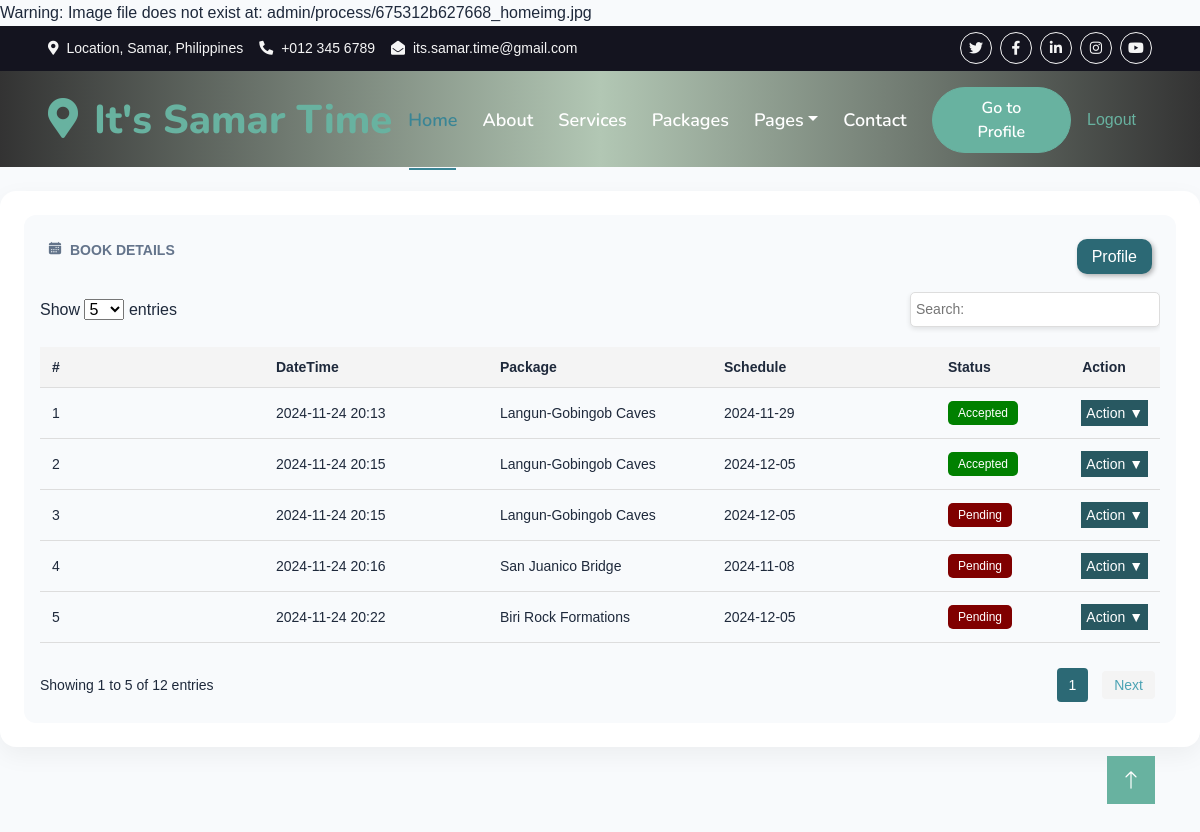
The page /bookmanage.php?id=1 (signed in) on the database its author committed.
### tables this page shows
CREATE TABLE `process` (
  `Processid` int(11) NOT NULL,
  `Homeimg` varchar(255) DEFAULT NULL,
  `weltext1` varchar(500) NOT NULL,
  `weltext2` varchar(500) NOT NULL,
  `subtext1` varchar(255) NOT NULL,
  `subtext2` varchar(255) NOT NULL,
  `subtext3` varchar(255) NOT NULL,
  `subtext4` varchar(255) NOT NULL,
  `subtext5` varchar(255) NOT NULL,
  `subtext6` varchar(255) NOT NULL,
  `ourser1` varchar(255) NOT NULL,
  `ourser2` varchar(255) NOT NULL,
  `ourser3` varchar(255) NOT NULL,
  `ourser4` varchar(255) NOT NULL,
  `popdes1` varchar(255) NOT NULL,
  `popdes2` varchar(255) NOT NULL,
  `popdes3` varchar(255) NOT NULL,
  `popdes4` varchar(255) NOT NULL,
  `Choose` varchar(255) NOT NULL,
  `Pay` varchar(255) NOT NULL,
  `Fly` varchar(255) NOT NULL
);

CREATE TABLE `booking` (
  `Bookid` int(11) NOT NULL,
  `Userid` int(11) DEFAULT NULL,
  `Locationid` int(11) DEFAULT NULL,
  `LocationSpot` varchar(500) NOT NULL,
  `Fullname` varchar(50) NOT NULL,
  `Email` varchar(255) NOT NULL,
  `Destination` varchar(255) NOT NULL,
  `SpecialRequest` varchar(500) NOT NULL,
  `Date` datetime NOT NULL,
  `schedule` varchar(50) NOT NULL,
  `Feedback` varchar(500) NOT NULL,
  `Status` enum('Pending','Accepted','Rejected','Done') DEFAULT 'Pending',
  `created_at` timestamp NOT NULL DEFAULT current_timestamp()
);

### bookmanage.php (the view, shortened to what this page needs)
<?php
include 'css/homeimg.php';
include "connection.php";
$Userid = isset($_GET['id']) ? $_GET['id'] : $_SESSION['AdminId'];
?>
<!DOCTYPE html>
<html lang="en">
<head>
    <link href="https://cdnjs.cloudflare.com/ajax/libs/font-awesome/5.10.0/css/all.min.css" rel="stylesheet">
    <link href="https://cdn.jsdelivr.net/npm/bootstrap-icons@1.4.1/font/bootstrap-icons.css" rel="stylesheet">
    <link href="lib/animate/animate.min.css" rel="stylesheet">
    <link href="lib/owlcarousel/assets/owl.carousel.min.css" rel="stylesheet">
    <link href="lib/tempusdominus/css/tempusdominus-bootstrap-4.min.css" rel="stylesheet" />
    <link href="css/bootstrap.min.css" rel="stylesheet">
    <link href="css/style.css" rel="stylesheet">
    <link href="css/modal.css" rel="stylesheet">
    <link href="css/bookm.css" rel="stylesheet">
    <link rel="stylesheet" href="admin/css/profile.css" />
</head>
<body>
    <div class="container-fluid bg-dark px-5 d-none d-lg-block">
        <div class="row gx-0">
            <div class="col-lg-8 text-center text-lg-start mb-2 mb-lg-0">
                <div class="d-inline-flex align-items-center" style="height: 45px;">
                    <small class="me-3 text-light"><i class="fa fa-map-marker-alt me-2"></i>Location, Samar, Philippines</small>
                    <small class="me-3 text-light"><i class="fa fa-phone-alt me-2"></i>+012 345 6789</small>
                    <small class="text-light"><i class="fa fa-envelope-open me-2"></i>its.samar.time@gmail.com</small>
                </div>
            </div>
            <div class="col-lg-4 text-center text-lg-end">
                <div class="d-inline-flex align-items-center" style="height: 45px;">
                    <a class="btn btn-sm btn-outline-light btn-sm-square rounded-circle me-2" href=""><i class="fab fa-twitter fw-normal"></i></a>
                    <a class="btn btn-sm btn-outline-light btn-sm-square rounded-circle me-2" href=""><i class="fab fa-facebook-f fw-normal"></i></a>
                    <a class="btn btn-sm btn-outline-light btn-sm-square rounded-circle me-2" href=""><i class="fab fa-linkedin-in fw-normal"></i></a>
                    <a class="btn btn-sm btn-outline-light btn-sm-square rounded-circle me-2" href=""><i class="fab fa-instagram fw-normal"></i></a>
                    <a class="btn btn-sm btn-outline-light btn-sm-square rounded-circle" href=""><i class="fab fa-youtube fw-normal"></i></a>
                </div>
            </div>
        </div>
    </div>
    <div class="container-fluid position-relative p-0" style="background: linear-gradient(to right, #333333, #B2C7B4, #333333); backdrop-filter: blur(20px);">
    <nav class="navbar navbar-expand-lg navbar-light px-4 px-lg-5 py-3 py-lg-0">
        <a href="" class="navbar-brand p-0">
            <h1 class="text-primary m-0"><i class="fa fa-map-marker-alt me-3"></i>It's Samar Time</h1>
        </a>
        <div class="collapse navbar-collapse" id="navbarCollapse">
            <div class="navbar-nav ms-auto py-0">
                <a href="index.php" class="nav-item nav-link active">Home</a>
                <a href="about.php" class="nav-item nav-link">About</a>
                <a href="service.php" class="nav-item nav-link">Services</a>
                <a href="package.php" class="nav-item nav-link">Packages</a>
                <div class="nav-item dropdown">
                    <a href="#" class="nav-link dropdown-toggle" data-bs-toggle="dropdown">Pages</a>
                </div>
                <a href="contact.php" class="nav-item nav-link">Contact</a>
            </div>
            <?php if (!isset($_SESSION['Userid'])): ?>
                <button class="modal-btn btn btn-primary rounded-pill py-2 px-4" onclick="openModal()">Sign In</button>
            <?php else: ?>
                <a href="profile.php?id=<?php echo $_SESSION['Userid']; ?>" class="btn btn-primary rounded-pill py-2 px-4">Go to Profile</a>
                <a href="Logout.php" class="nav-item nav-link">Logout</a>
            <?php endif; ?>
        </div>
    </nav>
    <div class="py-5 mb-4"></div>
</div>
<div class="profile-container">
    <div class="contact-info">
        <div class="info-group"><div>
        <div style="display: flex; justify-content: space-between; width: 100%; padding: 8px;">
            <div class="info-label"><ion-icon name="calendar" style="margin-right: 8px;"></ion-icon>Book Details</div>
                    <a href="profile.php?id=<?php echo $_SESSION['Userid']; ?>" style="
                      margin-bottom: 10px;
                      display: inline-block;
                      padding: 5px 15px;
                      background-color: #2C6975;
                      color: #fff;
                      text-decoration: none;
                      border-radius: 10px;
                      box-shadow: 2px 2px 5px rgba(0, 0, 0, 0.3);
                      transition: background-color 0.3s, box-shadow 0.3s;"
                      onmouseover="this.style.backgroundColor='#68B2A0'; this.style.boxShadow='4px 4px 10px rgba(0, 0, 0, 0.5)';"
                      onmouseout="this.style.backgroundColor='#2C6975'; this.style.boxShadow='2px 2px 5px rgba(0, 0, 0, 0.3)';">
                Profile
            </a>
        </div>
        <?php
        $results_per_page = isset($_GET['entries']) ? (int)$_GET['entries'] : 5;
        $current_page = isset($_GET['page']) ? (int)$_GET['page'] : 1;
        $start_from = ($current_page - 1) * $results_per_page;
        $search_query = isset($_GET['search']) ? mysqli_real_escape_string($conn, $_GET['search']) : '';
        $where_clause = "WHERE Userid = '$Userid'";
        $query = "SELECT * FROM booking $where_clause LIMIT $start_from, $results_per_page";
        $resultBooks = mysqli_query($conn, $query);
        $total_query = "SELECT COUNT(*) as count FROM booking $where_clause";
        $total_result = mysqli_query($conn, $total_query);
        $total_row = mysqli_fetch_assoc($total_result);
        $total_records = $total_row['count'];
        $total_pages = ceil($total_records / $results_per_page);
        ?>
    <div class="table-container">
        <div class="table-header">
            <div style="display: flex; justify-content: space-between; align-items: center;">
                <div> Show
                <select class="entries-selector" onchange="changeEntries(this.value)">
                    <option value="5" <?php echo $results_per_page == 5 ? 'selected' : ''; ?>>5</option>
                </select>
                entries
            </div>
        <div>
            <input type="text" class="search-box" placeholder="Search:"
                value="<?php echo htmlspecialchars($search_query); ?>"
                onkeyup="searchTable(this.value)">
        </div>
    </div>
</div>
    <?php if (mysqli_num_rows($resultBooks) > 0): ?>
        <table class="booking-table" id="bookingTable">
            <thead>
                <tr>
                    <th>#</th>
                    <th style="width: 20%;">DateTime</th>
                    <th style="width: 20%;">Package</th>
                    <th style="width: 20%;">Schedule</th>
                    <th style="width: 10%;">Status</th>
                    <th style="width: 10%; text-align: center;">Action</th>
                </tr>
            </thead>
            <tbody>
                <?php
                $counter = $start_from + 1;
                while ($row = mysqli_fetch_assoc($resultBooks)):
                    $status_class = strtolower($row['Status']) == 'done' ? 'status-done' : '';
                ?>
                        <tr id="row-<?php echo $row['Bookid']; ?>">
                            <td><?php echo $counter++; ?></td>
                            <td><?php echo date('Y-m-d H:i', strtotime($row['Date'])); ?></td>
                            <td><?php echo htmlspecialchars($row['Destination']); ?></td>
                            <td><?php echo date('Y-m-d', strtotime($row['schedule'])); ?></td>
                            <?php
                            $status = $row['Status'];
                                switch ($status) {
                                    case 'Pending':
                                        $status_class = 'maroon';
                                        break;
                                    case 'Accepted':
                                        $status_class = 'green';
                                        break;
                                }
                            ?>
                            <td><span class="status-badge <?php echo $status_class; ?>"><?php echo $row['Status']; ?></span></td>
                            <td style="text-align: right;">
                                <div class="action-dropdown">
                                    <button onclick="toggleDropdown(<?php echo $row['Bookid']; ?>)" class="action-btn">Action ▼</button>
                                </div>
                            </td>
                        </tr>
                    <?php endwhile; ?>
                </tbody>
            </table>
            <div class="pagination">
                <div>
                    Showing <?php echo $start_from + 1; ?> to
                    <?php echo min($start_from + $results_per_page, $total_records); ?> of
                    <?php echo $total_records; ?> entries
                </div>
                <div>
                    <button class="action-btn page-number"><?php echo $current_page; ?></button>
                    <?php if ($current_page < $total_pages): ?>
                        <a href="javascript:void(0)" onclick="changePage(<?php echo $current_page + 1; ?>)" class="page-nav">Next</a>
                    <?php endif; ?>
                </div>
            </div>
            <?php else: ?>
                <p>No bookings found.</p>
            <?php endif; ?>
        </div>
</div>
</div>
    </div>
</div>
<br>
    <br> <br><br>
    <a href="#" class="btn btn-lg btn-primary btn-lg-square back-to-top"><i class="bi bi-arrow-up"></i></a>
</body>
</html>

### css/homeimg.php (shortened to what this page needs)
<?php
include_once 'connection.php';
$sql = "SELECT Homeimg FROM process LIMIT 1";
$resultProcess = $conn->query($sql);
if ($resultProcess->num_rows > 0) {
    $row = $resultProcess->fetch_assoc();
    if (!empty($row['Homeimg'])) {
        $homeImageURL = 'admin/' . $row['Homeimg'];
        if (!file_exists($homeImageURL)) {
            echo "Warning: Image file does not exist at: " . $homeImageURL . "<br>";
        }
    }
} else {
    echo "No image found in the database.";
}
?>

### css/style.css (style rules this page uses)
:root { --primary: #3a8595; --secondary: #FE8800; --light: #F5F5F5; --dark: #14141F; }
.back-to-top { position: fixed; display: none; right: 45px; bottom: 45px; z-index: 99; }
.btn { font-family: 'Nunito', sans-serif; font-weight: 600; transition: .5s; }
.btn.btn-primary, .btn.btn-secondary { color: #FFFFFF; }
.btn-sm-square { width: 32px; height: 32px; }
.btn-lg-square { width: 48px; height: 48px; }
.btn-square, .btn-sm-square, .btn-lg-square { padding: 0; display: flex; align-items: center; justify-content: center; font-weight: normal; border-radius: 0px; }
.navbar-light .navbar-nav .nav-link { font-family: 'Nunito', sans-serif; position: relative; margin-right: 25px; padding: 35px 0; color: #FFFFFF !important; font-size: 18px; font-weight: 600; outline: none; transition: .5s; }
.navbar-light .navbar-nav .nav-link:hover, .navbar-light .navbar-nav .nav-link.active { color: var(--primary) !important; }
@media (min-width: 992px) { .navbar-light { position: absolute; width: 100%; top: 0; left: 0; border-bottom: 1px solid rgba(256, 256, 256, .1); z-index: 999; } }
@media (min-width: 992px) { .navbar-light .navbar-nav .nav-link::before { position: absolute; content: ""; width: 0; height: 2px; bottom: -1px; left: 50%; background: var(--primary); transition: .5s; } }
@media (min-width: 992px) { .navbar-light .navbar-nav .nav-link:hover::before, .navbar-light .navbar-nav .nav-link.active::before { width: calc(100% - 2px); left: 1px; } }

### css/modal.css (style rules this page uses)
* { margin: 0; padding: 0; box-sizing: border-box; font-family: Arial, sans-serif; }

### css/bookm.css (style rules this page uses)
body { font-family: Arial, sans-serif; }
.info-group { padding: 10px; }
.info-label { font-size: 18px; font-weight: bold; }
.table-container { margin: 0 auto; padding: 0px; max-width: 100%; overflow-x: auto; }
.booking-table { width: 100%; border-collapse: collapse; margin: 20px 0; font-size: 14px; }
.booking-table th, .booking-table td { padding: 12px; text-align: left; border-bottom: 1px solid #ddd; }
.booking-table th { background-color: #f4f4f4; font-weight: bold; }
.status-badge { padding: 6px 12px; border-radius: 4px; font-size: 12px; font-weight: 500; }
.action-dropdown { position: relative; display: inline-block; }
.action-btn { background-color: #285861; color: white; border: none; padding: 5px; cursor: pointer; }
.pagination { margin-top: 20px; display: flex; flex-wrap: wrap; justify-content: space-between; align-items: center; font-size: 14px; }
.page-number, .page-nav { margin: 5px; padding: 6px 12px; border: none; border-radius: 4px; cursor: pointer; }
.page-number { background-color: #2c6975; color: white; }
.page-nav { background-color: #f4f4f4; color: #4CA3B4; }
.search-box { width: 250px; padding: 5px; font-size: 14px; border-radius: 5px; border: 1px solid #ddd; box-shadow: 0 2px 5px rgba(0, 0, 0, 0.1); transition: all 0.3s ease; }

### admin/css/profile.css (style rules this page uses)
* { margin: 0; padding: 0; box-sizing: border-box; }
body { font-family: 'Arial', sans-serif; background-color: #f8fafc; color: #1e293b; line-height: 1.6; }
.profile-container { display: flex; flex-direction: column; gap: 24px; background: white; border-radius: 16px; box-shadow: 0 8px 24px rgba(0, 0, 0, 0.05); padding: 24px; max-width: 1200px; margin: 0 auto; }
.contact-info { display: grid; grid-template-columns: repeat(auto-fit, minmax(200px, 1fr)); gap: 16px; }
.info-group { background: #f8fafc; border-radius: 12px; padding: 16px; text-align: left; transition: all 0.3s ease; }
.info-label { font-size: 0.875rem; font-weight: 600; color: #64748b; text-transform: uppercase; margin-bottom: 4px; }

### bookmanage.php (style rules this page uses)
.status-badge.maroon { background-color: maroon; color: white; padding: 5px 10px; border-radius: 5px; }
.status-badge.green { background-color: green; color: white; padding: 5px 10px; border-radius: 5px; }

### rows shown on the page
process: Homeimg "admin/process/675312b627668_homeimg.jpg"
booking: Date "2024-11-24 20:13", Destination "Langun-Gobingob Caves", schedule "2024-11-29", Status "Accepted"
booking: Date "2024-11-24 20:15", Destination "Langun-Gobingob Caves", schedule "2024-12-05", Status "Accepted"
booking: Date "2024-11-24 20:15", Destination "Langun-Gobingob Caves", schedule "2024-12-05", Status "Pending"
booking: Date "2024-11-24 20:16", Destination "San Juanico Bridge", schedule "2024-11-08", Status "Pending"
booking: Date "2024-11-24 20:22", Destination "Biri Rock Formations", schedule "2024-12-05", Status "Pending"

### other values the page prints
$start_from + 1 "1"
min($start_from + $results_per_page, $total_records) "5"
$total_records "12"
$current_page "1"
